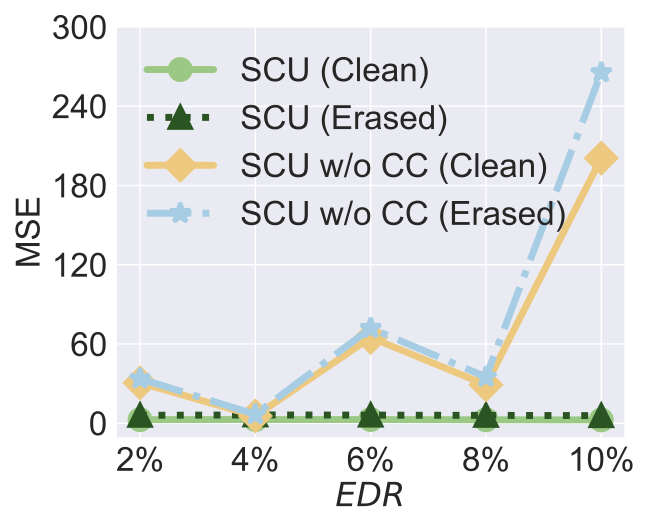

This chart was generated by the following Python code:


import numpy as np
import matplotlib.pyplot as plt

epsilon = 3
beta = 1 / epsilon


x=[1, 2, 3, 4, 5]
# validation_for_plt =[97,95.8600, 94.9400, 93.5400, 93.2400]
# attack_for_plt=[0, 0.3524, 0, 0.1762, 0.1762]
# basic_for_plt=[99.8, 99.8, 99.8, 99.8, 99.8]

labels = ['2%', '4%', '6%', '8%', '10%' ]
#unl_org_0= [24.44, 33.15, 26.5, 31.84, 47.90]
unl_org = [2.7041, 2.8009, 2.7909, 2.6239, 2.5340]


unl_ablation_clean = [30.57, 5.501, 64.9007, 29.08, 200.71]
unl_ablation_erased = [33.7493, 6.6870, 71.9451, 35.0439, 265.54]

unl_ss_clean = [2.7029, 2.7982, 2.7983, 2.6113, 2.5223]
unl_ss_erased = [5.9833, 6.2951, 6.1250, 5.9417, 5.7564]
#unl_ss_wo = [23.54, 19.375, 31.33, 33.92, 37.80]


plt.style.use('seaborn')
# plt.figure()
plt.figure(figsize=(6.5, 5.3))
l_w=5
m_s=15

marker_s = 3
markevery=1

#plt.figure(figsize=(8, 5.3))
#plt.plot(x, unl_fr, color='blue', marker='^', label='Retrain',linewidth=l_w, markersize=m_s)

plt.plot(x, unl_ss_clean, linestyle='-', color='#9BC985', marker='o', fillstyle='full', markevery=markevery,
         label='SCU (Clean)', linewidth=l_w, markersize=m_s, markeredgewidth=marker_s)

plt.plot(x, unl_ss_erased, linestyle=':', color='#2A5522',  marker='^', fillstyle='full', markevery=markevery,
         label='SCU (Erased)', linewidth=l_w,  markersize=m_s, markeredgewidth=marker_s)



plt.plot(x, unl_ablation_clean, linestyle='-', color='#ECC97F', marker='D', fillstyle='full', markevery=markevery,
         label='SCU w/o CC (Clean)', linewidth=l_w, markersize=m_s, markeredgewidth=marker_s)


#plt.plot(x, unl_ss_wo, color='palegreen',  marker='1',  label='MCFU$_{w/o}$',linewidth=l_w, markersize=m_s)

plt.plot(x, unl_ablation_erased, linestyle='-.', color='#A6CDE4',  marker='*', fillstyle='full', markevery=markevery,
         label='SCU w/o CC (Erased)',linewidth=l_w, markersize=m_s, markeredgewidth=marker_s)


#
# plt.plot(x, unl_hess_r, linestyle='-.', color='#E07B54',  marker='D', fillstyle='full', markevery=markevery,
#          label='HBU',linewidth=l_w, markersize=m_s, markeredgewidth=marker_s)
#



# plt.plot(x, unl_vbu, color='orange',  marker='x',  label='VBU',linewidth=l_w,  markersize=m_s)
#
# plt.plot(x, unl_hess_r, color='deepskyblue',  marker='p',  label='HBU',linewidth=l_w, markersize=m_s)


#plt.plot(x, unl_vibu, color='silver',  marker='d',  label='VIBU',linewidth=4,  markersize=10)

# plt.plot(x, y_sa03, color='r',  marker='2',  label='AAAI21 A_acc, pr=0.3',linewidth=3, markersize=8)
# plt.plot(x, y_sa05, color='darkblue',  marker='4',  label='AAAI21 A_acc, pr=0.5',linewidth=3, markersize=8)
# plt.plot(x, y_ma03, color='darkviolet',  marker='3',  label='FedMC A_acc, pr=0.3',linewidth=3, markersize=8)
# plt.plot(x, y_ma05, color='cyan',  marker='p',  label='FedMC A_acc, pr=0.5',linewidth=3, markersize=8)


# plt.grid()
leg = plt.legend(fancybox=True, shadow=True)
# plt.xlabel('Malicious Client Ratio (%)' ,fontsize=16)
plt.ylabel('MSE' ,fontsize=24)
my_y_ticks = np.arange(0 ,301,60)
plt.yticks(my_y_ticks,fontsize=24)
plt.xlabel('$\it{EDR}$' ,fontsize=24)

plt.xticks(x, labels, fontsize=24)
# plt.title('CIFAR10 IID')
plt.legend(loc='best',fontsize=24)
plt.tight_layout()
#plt.title("MNIST")
plt.rcParams['figure.figsize'] = (2.0, 1)
plt.rcParams['image.interpolation'] = 'nearest'
plt.rcParams['figure.subplot.left'] = 0.11
plt.rcParams['figure.subplot.bottom'] = 0.08
plt.rcParams['figure.subplot.right'] = 0.977
plt.rcParams['figure.subplot.top'] = 0.969
plt.savefig('mnist_mse_clean_er_curve_ablation.pdf', format='pdf', dpi=200)
plt.show()
